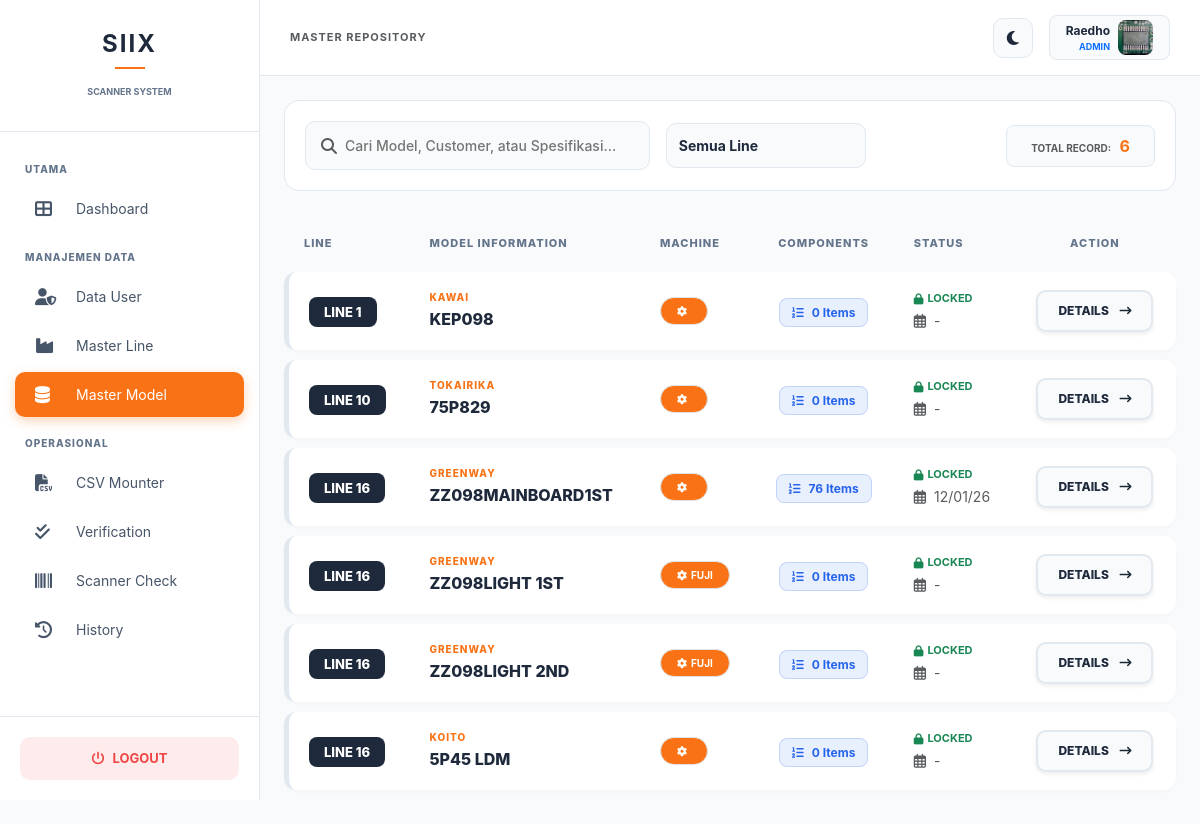
The page /admin/master_data.php (signed in) on the database its author committed.
### tables this page shows
CREATE TABLE `users` (
  `id` int(11) NOT NULL,
  `username` varchar(50) NOT NULL,
  `nama_karyawan` varchar(100) DEFAULT NULL,
  `password` varchar(255) NOT NULL,
  `role` enum('admin','user') DEFAULT 'user',
  `foto` varchar(255) DEFAULT 'default.png'
);

CREATE TABLE `bom_list` (
  `id` int(11) NOT NULL,
  `nama_line` varchar(50) DEFAULT NULL,
  `customer` varchar(100) DEFAULT NULL,
  `model_name` varchar(100) DEFAULT NULL,
  `tipe_mesin` enum('FUJI','CM','NPM') DEFAULT NULL
);

### admin/master_data.php (the view, shortened to what this page needs)
<?php
include '../config/koneksi.php';
$user_login = $_SESSION['username'];
$query_user = mysqli_query($conn, "SELECT * FROM users WHERE username = '$user_login'");
$data_user = mysqli_fetch_assoc($query_user);
$query_master = mysqli_query($conn, "SELECT b.nama_line, b.customer, b.model_name, b.id as bom_id, b.tipe_mesin,
                                     COUNT(m.id) as total_item, MAX(m.created_at) as last_update
                                     FROM bom_list b
                                     LEFT JOIN master_model m ON b.id = m.bom_id
                                     GROUP BY b.id
                                     ORDER BY b.nama_line ASC, b.customer ASC");
?>
<!DOCTYPE html>
<html lang="id">
<head>
    <link href="https://cdn.jsdelivr.net/npm/bootstrap@5.3.0/dist/css/bootstrap.min.css" rel="stylesheet">
    <link rel="stylesheet" href="https://cdnjs.cloudflare.com/ajax/libs/font-awesome/6.4.0/css/all.min.css">
</head>
<body data-bs-theme="light">
<nav id="sidebar">
    <div class="sidebar-header">
        <h4 class="fw-bold mb-0" style="letter-spacing: 2px; color: var(--sidebar-header-text);">SIIX</h4>
        <div style="height: 2px; width: 30px; background: var(--accent); margin: 8px auto;"></div>
        <small style="font-size: 9px; color: var(--text-muted); font-weight: 700;">SCANNER SYSTEM</small>
    </div>
    <div class="sidebar-menu">
        <div class="menu-label">Utama</div>
        <a href="dashboard.php"><i class="fas fa-th-large me-3"></i> Dashboard</a>
        <div class="menu-label">Manajemen Data</div>
        <a href="users.php"><i class="fas fa-user-shield me-3"></i> Data User</a>
        <a href="master_line.php"><i class="fas fa-industry me-3"></i> Master Line</a>
        <a href="master_data.php" class="active"><i class="fas fa-database me-3"></i> Master Model</a>
        <div class="menu-label">Operasional</div>
        <a href="csv_mounter.php"><i class="fas fa-file-csv me-3"></i> CSV Mounter</a>
        <a href="bom_Check.php"><i class="fas fa-check-double me-3"></i> Verification</a>
        <a href="scanner_check.php"><i class="fas fa-barcode me-3"></i> Scanner Check</a>
        <a href="history_scanner.php"><i class="fas fa-clock-rotate-left me-3"></i> History</a>
    </div>
    <div class="sidebar-footer">
        <a href="../logout.php" style="width: 100%; display: flex; align-items: center; justify-content: center; padding: 12px; color: #ef4444; text-decoration: none; background: rgba(239, 68, 68, 0.1); border-radius: 10px; font-weight: 700; font-size: 13px;">
            <i class="fas fa-power-off me-2"></i> LOGOUT
        </a>
    </div>
</nav>
<div class="main-content">
    <div class="top-nav d-flex justify-content-between align-items-center">
        <h6 class="mb-0 fw-bold text-muted text-uppercase" style="font-size: 11px; letter-spacing: 1px;">Master Repository</h6>
        <div class="d-flex align-items-center gap-3">
            <button class="theme-toggle" id="darkModeToggle"><i class="fas fa-moon" id="themeIcon"></i></button>
            <div class="d-flex align-items-center gap-2 px-3 py-1 rounded-3" style="background: var(--bg-body); border: 1px solid var(--nav-border);">
                <div class="text-end">
                    <p class="mb-0 fw-bold" style="font-size: 12px;"><?= $data_user['nama_karyawan'] ?></p>
                    <p class="mb-0 text-primary fw-bold" style="font-size: 9px; text-transform: uppercase;"><?= $_SESSION['role'] ?></p>
                </div>
                <img src="../assets/img/profile/<?= $data_user['foto'] ?: 'default.png' ?>" style="width: 35px; height: 35px; border-radius: 8px; object-fit: cover;">
            </div>
        </div>
    </div>
    <div class="p-4">
        <div class="filter-card mb-4">
            <div class="row g-3 align-items-center">
                <div class="col-md-5">
                    <div class="search-box">
                        <i class="fas fa-search text-muted"></i>
                        <input type="text" id="searchInput" placeholder="Cari Model, Customer, atau Spesifikasi..." onkeyup="filterTable()">
                    </div>
                </div>
                <div class="col-md-3">
                    <select class="form-select border-1 fw-bold" id="lineFilter" onchange="filterTable()" style="height: 45px; border-radius: 10px; font-size: 14px; background: var(--bg-body); color: var(--text-main); border-color: var(--nav-border);">
                        <option value="">Semua Line</option>
                    </select>
                </div>
                <div class="col-md-4 text-md-end">
                    <div class="d-inline-block px-4 py-2 rounded-3" style="background: var(--bg-body); border: 1px solid var(--nav-border);">
                        <small class="text-muted fw-bold text-uppercase" style="font-size: 10px;">Total Record:</small>
                        <span class="fw-bold ms-1" id="countDisplay" style="font-size: 16px; color: var(--accent);"><?= mysqli_num_rows($query_master) ?></span>
                    </div>
                </div>
            </div>
        </div>
        <div class="table-responsive" style="overflow: visible;">
            <table class="table-custom align-middle" id="masterTable">
                <thead>
                    <tr>
                        <th>Line</th>
                        <th>Model Information</th>
                        <th>Machine</th>
                        <th class="text-center">Components</th>
                        <th>Status</th>
                        <th class="text-center">Action</th>
                    </tr>
                </thead>
                <tbody>
                    <?php if(mysqli_num_rows($query_master) > 0): ?>
                        <?php while($row = mysqli_fetch_assoc($query_master)): ?>
                        <tr class="model-row" data-line="<?= $row['nama_line'] ?>">
                            <td><span class="badge-line"><?= $row['nama_line'] ?></span></td>
                            <td>
                                <div class="text-customer"><?= $row['customer'] ?></div>
                                <div class="text-model"><?= $row['model_name'] ?></div>
                            </td>
                            <td>
                                <span class="badge bg-opacity-10 text-main border p-2 px-3 rounded-pill fw-bold" style="font-size: 10px; background: var(--accent);">
                                    <i class="fas fa-gear fa-spin me-1"></i><?= $row['tipe_mesin'] ?>
                                </span>
                            </td>
                            <td class="text-center">
                                <span class="badge-count"><i class="fas fa-list-ol me-2"></i><?= $row['total_item'] ?> Items</span>
                            </td>
                            <td class="small text-muted">
                                <span class="d-flex align-items-center text-success fw-bold mb-1" style="font-size: 11px;">
                                    <i class="fas fa-lock me-1"></i> LOCKED
                                </span>
                                <i class="far fa-calendar-alt me-1"></i> <?= $row['last_update'] ? date('d/m/y', strtotime($row['last_update'])) : '-' ?>
                            </td>
                            <td class="text-center">
                                <a href="view_master_detail.php?id=<?= $row['bom_id'] ?>" class="btn btn-view shadow-sm">
                                    DETAILS <i class="fas fa-arrow-right-long ms-2"></i>
                                </a>
                            </td>
                        </tr>
                        <?php endwhile; ?>
                    <?php endif; ?>
                </tbody>
            </table>
        </div>
    </div>
</div>
</body>
</html>

### admin/master_data.php (style rules this page uses)
:root { --bg-body: #f8fafc; --bg-sidebar: #ffffff; --bg-card: #ffffff; --text-main: #1e293b; --text-muted: #64748b; --sidebar-text: #475569; --sidebar-hover: #f1f5f9; --nav-border: #e2e8f0; --accent: #f97316; --sidebar-header-text: #1e293b; }
body { background-color: var(--bg-body); color: var(--text-main); font-family: 'Inter', sans-serif; transition: 0.3s ease; overflow-x: hidden; }
#sidebar { width: 260px; height: 100vh; position: fixed; background: var(--bg-sidebar); display: flex; flex-direction: column; z-index: 1000; transition: 0.3s ease; border-right: 1px solid var(--nav-border); }
.sidebar-header { padding: 30px 25px; text-align: center; border-bottom: 1px solid var(--nav-border); }
.sidebar-menu { flex: 1; padding: 15px 0; overflow-y: auto; }
.sidebar-menu .menu-label { padding: 15px 25px 5px; font-size: 10px; font-weight: 800; color: var(--text-muted); text-transform: uppercase; letter-spacing: 1px; }
.sidebar-menu a { padding: 12px 20px; margin: 4px 15px; display: flex; align-items: center; color: var(--sidebar-text); text-decoration: none; transition: 0.2s; font-size: 14px; border-radius: 10px; }
.sidebar-menu a i { width: 25px; font-size: 17px; }
.sidebar-menu a.active { color: #fff; background: var(--accent); box-shadow: 0 4px 12px rgba(249, 115, 22, 0.3); }
.sidebar-footer { padding: 20px; border-top: 1px solid var(--nav-border); }
.main-content { margin-left: 260px; width: calc(100% - 260px); min-height: 100vh; }
.top-nav { background: var(--bg-card); padding: 15px 30px; border-bottom: 1px solid var(--nav-border); position: sticky; top: 0; z-index: 999; }
.theme-toggle { cursor: pointer; width: 40px; height: 40px; border-radius: 10px; display: flex; align-items: center; justify-content: center; background: var(--bg-body); color: var(--text-main); border: 1px solid var(--nav-border); }
.filter-card { background: var(--bg-card); border-radius: 15px; padding: 20px; border: 1px solid var(--nav-border); }
.search-box { background: var(--bg-body); border: 1px solid var(--nav-border); border-radius: 10px; padding: 5px 15px; display: flex; align-items: center; transition: 0.3s; }
.search-box input { border: none; outline: none; padding: 8px; width: 100%; font-size: 14px; background: transparent; color: var(--text-main); font-weight: 500; }
.table-custom { border-collapse: separate; border-spacing: 0 10px; width: 100%; }
.table-custom thead th { border: none; padding: 10px 20px; color: var(--text-muted); font-size: 11px; text-transform: uppercase; letter-spacing: 1px; font-weight: 800; }
.table-custom tbody tr { background: var(--bg-card); transition: all 0.25s ease; border-radius: 12px; box-shadow: 0 2px 4px rgba(0,0,0,0.02); }
.table-custom tbody td { padding: 18px 20px; border: none; vertical-align: middle; color: var(--text-main); }
.table-custom tbody td:first-child { border-radius: 12px 0 0 12px; border-left: 5px solid var(--nav-border); }
.table-custom tbody td:last-child { border-radius: 0 12px 12px 0; }
.text-model { font-weight: 800; color: var(--text-main); font-size: 16px; margin-bottom: 0; }
.text-customer { color: var(--accent); font-weight: 800; font-size: 10px; text-transform: uppercase; letter-spacing: 1px; margin-bottom: 2px; }
.badge-line { background: var(--text-main); color: var(--bg-card); padding: 7px 15px; border-radius: 8px; font-weight: 800; font-size: 13px; }
.badge-count { background: rgba(37, 99, 235, 0.1); color: #2563eb; padding: 6px 12px; border-radius: 8px; font-weight: 700; font-size: 12px; border: 1px solid rgba(37, 99, 235, 0.2); }
.btn-view { background: var(--bg-body); color: var(--text-main); border: 2px solid var(--nav-border); padding: 10px 20px; border-radius: 10px; font-weight: 800; font-size: 12px; transition: 0.3s; }

### rows shown on the page
users: nama_karyawan "Raedho", foto (picture)
bom_list: nama_line "LINE 1", customer "KAWAI", model_name "KEP098", total_item "0"
bom_list: nama_line "LINE 10", customer "TOKAIRIKA", model_name "75P829", total_item "0"
bom_list: nama_line "LINE 16", customer "GREENWAY", model_name "ZZ098MAINBOARD1ST", total_item "76", last_update "12/01/26"
bom_list: nama_line "LINE 16", customer "GREENWAY", model_name "ZZ098LIGHT 1ST", tipe_mesin "FUJI", total_item "0"
bom_list: nama_line "LINE 16", customer "GREENWAY", model_name "ZZ098LIGHT 2ND", tipe_mesin "FUJI", total_item "0"
bom_list: nama_line "LINE 16", customer "KOITO", model_name "5P45 LDM", total_item "0"

### other values the page prints
$_SESSION['role'] "ADMIN"
mysqli_num_rows($query_master) "6"
